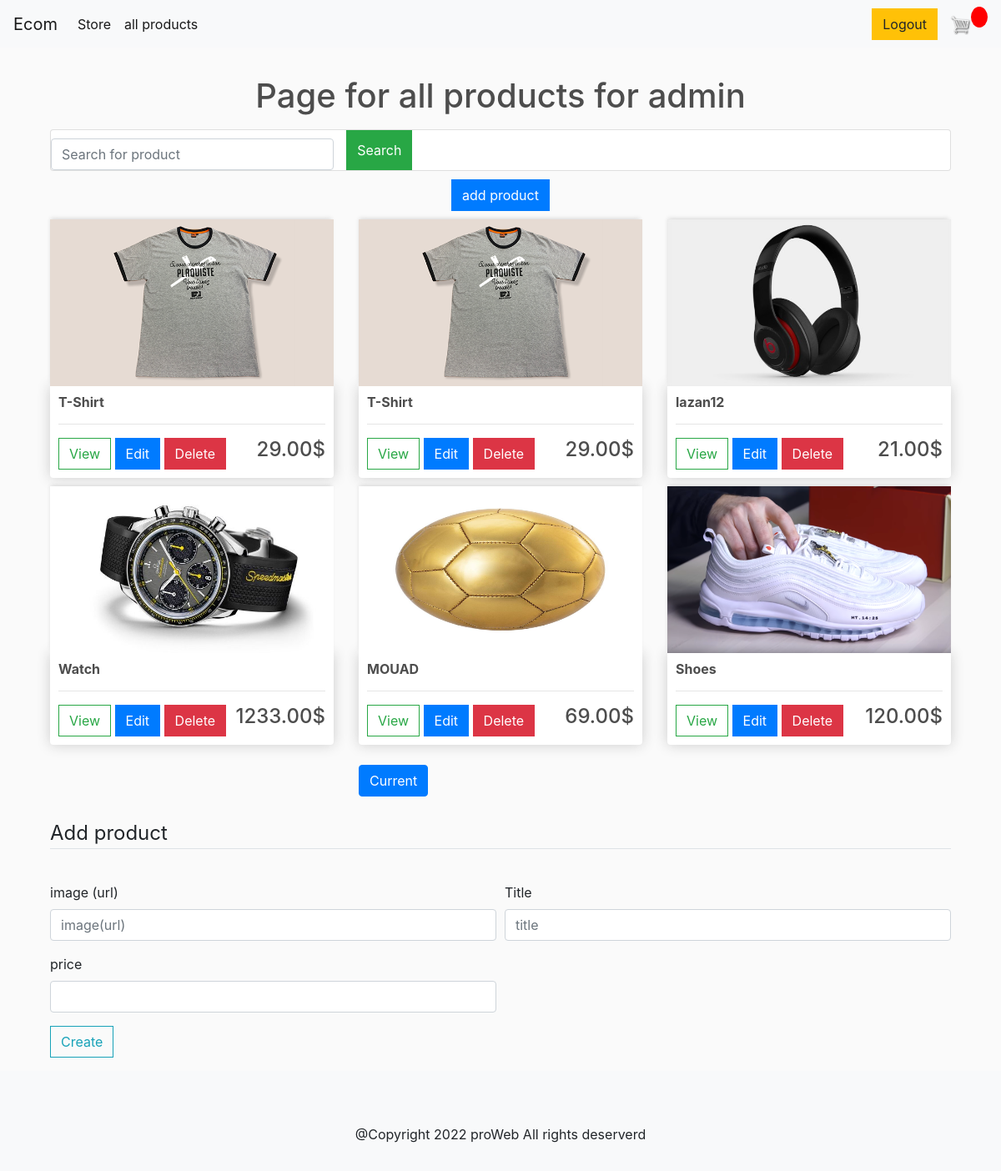
Page /all_products_admin/ (signed in) on the committed database.
### store/models.py (models this page shows, shortened)
class Product(models.Model):
    name = models.CharField(max_length=100)
    price = models.DecimalField(max_digits=7, decimal_places=2)
    digital = models.BooleanField(default=False, null=True, blank=True)
    image = models.ImageField(null=True, blank=True)
    @property
    def imageURL(self):
        try:
            url = self.image.url
        except:
            url = ''
        return url

### store/views.py (the view, shortened to what this page needs)
# urls.py: path('all_products_admin/', views.all_products_admin,
def all_products_admin(request):
    if request.user.is_authenticated:
        products = Product.objects.all()
        item_name = request.GET.get("item_name")
        if item_name != "" and item_name is not None:
            products = products.filter(name__icontains=item_name)
        paginator = Paginator(products, 6)
        page = request.GET.get("page")
        products = paginator.get_page(page)
    else:
        products = {}
    context = {'products': products}
    return render(request, 'store/all_products_admin.html', context)

### store/templates/store/all_products_admin.html (shortened to what this page needs)
{% extends 'store/main.html' %}
{% load static %}
{% block content %}
<div class="container">
    <div class="row">
        <div class="col-lg-12 text-center">
            <h1>Page for all products for admin </h1>
            <form class="card card-sm" method="GET">
                <div class="row">
                    <div class="col-lg-4">
                        <input type="search" name="item_name" placeholder="Search for product"
                            class="form-control form-control-borderless">
                    </div>
                    <button class="btn btn-success" type="submit">Search</button>
                </div>
            </form>
        </div>
    </div>
    <div class="row">
        <div class="col-lg-12 text-center">
            <a href="" class="btn btn-primary">add product</a>
        </div>
    </div>
    <div class="row">
        {% for product in products %}
        <div class="col-lg-4">
            <img class="thumbnail" src="{{product.imageURL}}" alt="">
            <div class="box-element product">
                <h6><strong>{{product.name}}</strong></h6>
                <hr>
                <a class="btn btn-outline-success" href="{% url 'view_product' product.id %}">View</a>
                <a class="btn btn-primary" href="{% url 'update_product' product.id %}">Edit</a>
                <h4 style="display: inline-block; float: right;">{{product.price}}$</h4>
                <a class="btn btn-danger" href="{% url 'delete_product' product.id %}">Delete</a>
            </div>
        </div>
        {% endfor %}
    </div>
    <div class="row">
        <div class="col-md-3 offset-md-4 mt-4">
            <ul class="pagination">
                <li class="page-item active">
                    <a class="page-link" href="?page={{products.number}}">Current</a>
                </li>
            </ul>
        </div>
    </div>
    <div class="row">
        <div class="col-lg-12">
            <form method="POST">
                <fieldset class="form-group">
                    <legend class="border-bottom mb-4">Add product</legend>
                </fieldset>
                <div class="form-row">
                    <div class="form-group col-md-6">
                        <label for="inputEmail4">image (url)</label>
                        <input type="text" class="form-control" id="subject" name="image" placeholder="image(url)">
                    </div>
                    <div class="form-group col-md-6">
                        <label for="title">Title</label>
                        <input type="text" class="form-control" id="title" name="name" placeholder="title">
                    </div>
                </div>
                <div class="form-row">
                    <div class="form-group col-md-6">
                        <label for="price">price</label>
                        <input type="number" class="form-control" name="price">
                    </div>
                </div>
                <div class="form-group">
                    <button href="" class="btn btn-outline-info" type="submit">
                        Create
                    </button>
                </div>
            </form>
        </div>
    </div>
</div>
{% endblock %}

### static/css/main.css (style rules this page uses)
body { background-color: hsl(0, 0%, 98%); }
h1,h2,h3,h4,h5,h6 { color:hsl(0, 0%, 30%); }
.box-element { box-shadow:hsl(0, 0%, 80%) 0 0 16px; background-color: #fff; border-radius: 4px; padding: 10px; }
.thumbnail { width: 100%; height: 200px; -webkit-box-shadow: -1px -3px 5px -2px rgba(214,214,214,1); -moz-box-shadow: -1px -3px 5px -2px rgba(214,214,214,1); box-shadow: -1px -3px 5px -2px rgba(214,214,214,1); }
.product { border-radius: 0 0 4px 4px; }
.col-lg-4, .col-lg-6, .col-lg-8, .col-lg-12 { margin-top: 10px; }
.btn { border-radius: 0; }

### rows in the picture
Product: imageURL (picture), name "T-Shirt", price "29.00"
Product: imageURL (picture), name "T-Shirt", price "29.00"
Product: imageURL (picture), name "lazan12", price "21.00"
Product: imageURL (picture), name "Watch", price "1233.00"
Product: imageURL (picture), name "MOUAD", price "69.00"
Product: imageURL (picture), name "Shoes", price "120.00"
